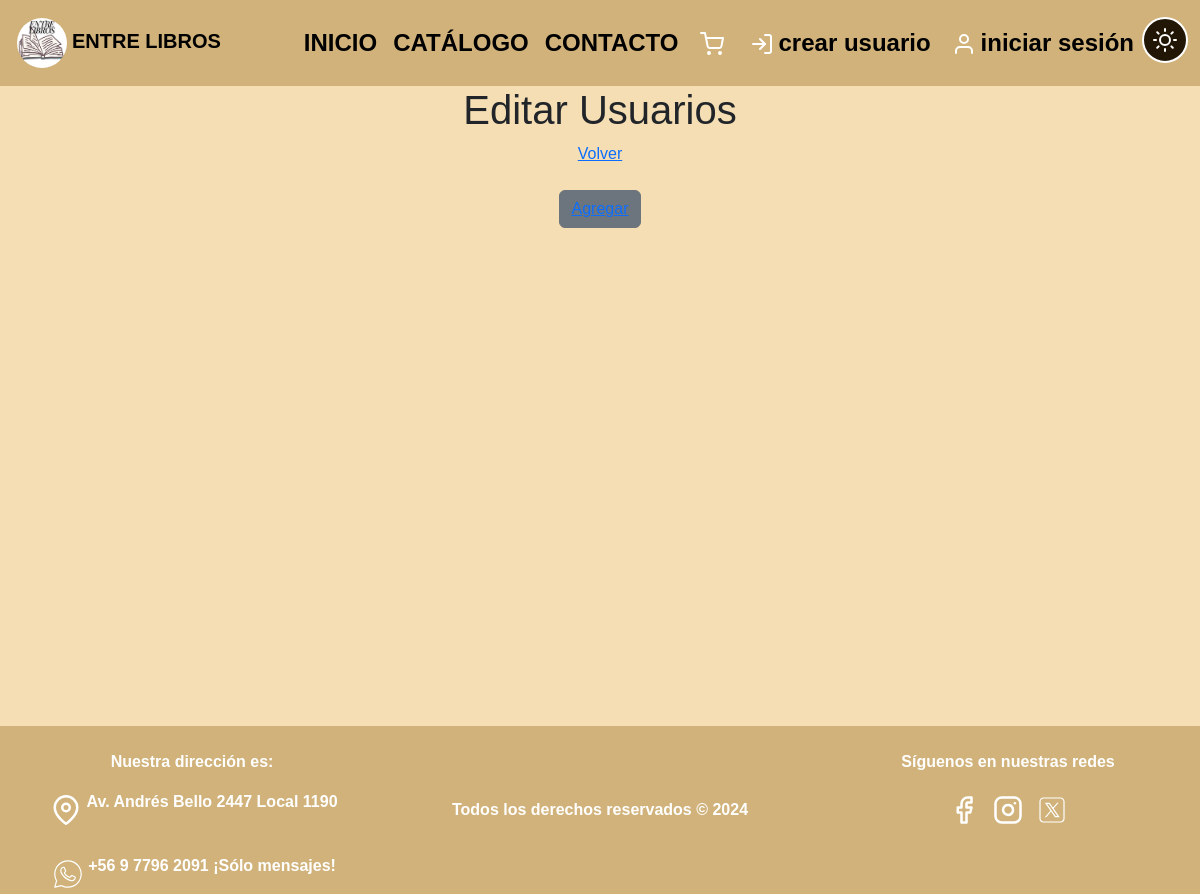
/entreLibros/crud_usuarios, run on an earlier commit of the app's database.
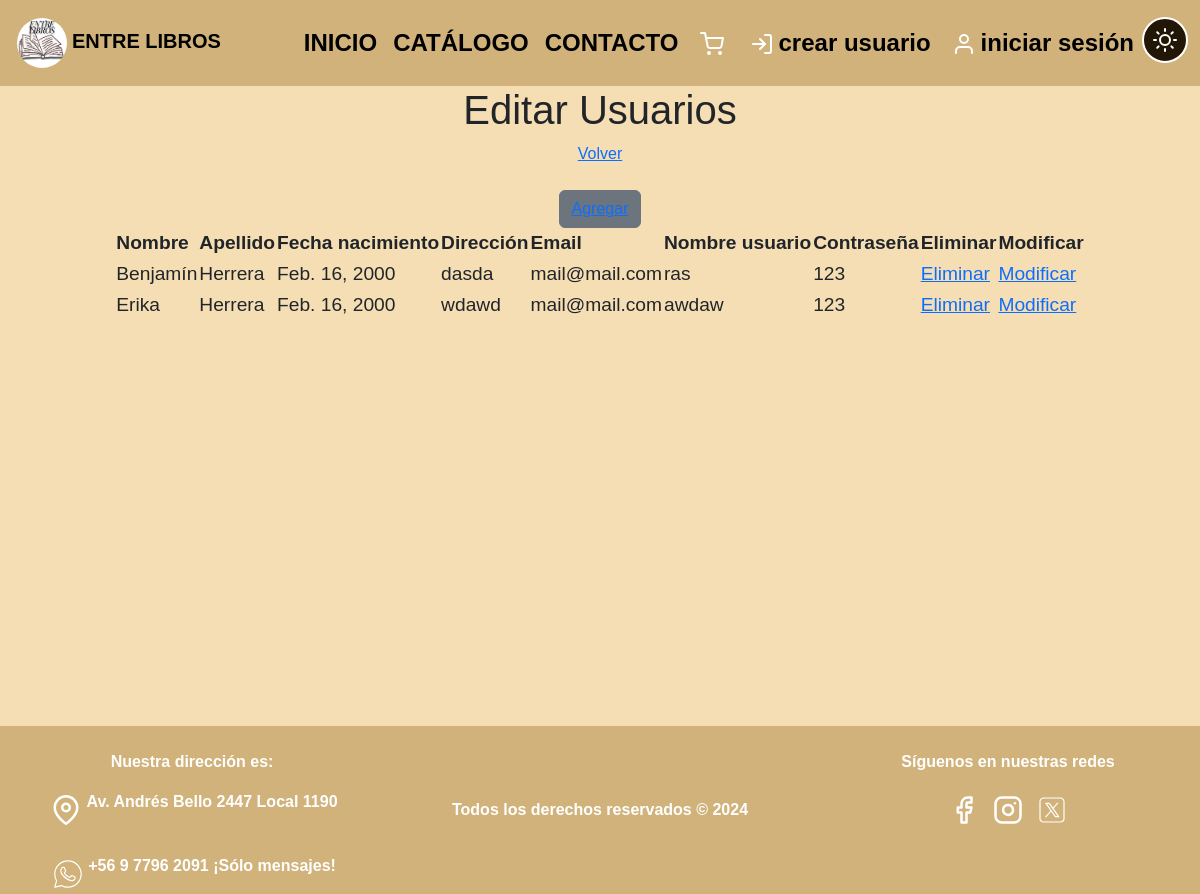
And on a later commit of the database.
### entreLibros/models.py (models this page shows, shortened)
class Usuario(models.Model):
    id_usuario      = models.AutoField(primary_key=True)
    nombre          = models.CharField(max_length=30)
    apellido        = models.CharField(max_length=30)
    fec_nac         = models.DateField(blank=False, null=False)
    direccion       = models.CharField(max_length=100)
    user_name       = models.CharField(max_length=20)
    correo          = models.EmailField(max_length=100)
    password        = models.CharField(max_length=100)

### entreLibros/views.py (the view)
# urls.py: path('crud_usuarios', views.crud_usuarios, name='crud_usuarios'),
def crud_usuarios(request):
    usuarios = Usuario.objects.all()
    context = {'usuarios': usuarios}
    print("Enviando datos usuarios_list")
    return render(request, 'entreLibros/usuarios_list.html', context)

### entreLibros/templates/entreLibros/usuarios_list.html (shortened to what the changed rows need)
<!DOCTYPE html>
<html lang="es">
  <head>
    {% load static %}
    <link rel="stylesheet" href="{% static 'CSS/style.css'%}" />
    <link rel="stylesheet" href="{% static 'CSS/styleCrud.css' %}" />
    <link
      href="https://cdn.jsdelivr.net/npm/bootstrap@5.3.3/dist/css/bootstrap.min.css"
      rel="stylesheet"
    />
  </head>
  <body>
    <div class="contenido">
      <h1>Editar Usuarios</h1>
      <br />
      <table>
        {% if usuarios %}
        <th>Nombre</th>
        <th>Apellido</th>
        <th>Fecha nacimiento</th>
        <th>Dirección</th>
        <th>Email</th>
        <th>Nombre usuario</th>
        <th>Contraseña</th>
        <th>Eliminar</th>
        <th>Modificar</th>
        {% for x in usuarios %}
        <tr>
          <td>{{ x.nombre }}</td>
          <td>{{x.apellido}}</td>
          <td>{{x.fec_nac}}</td>
          <td>{{x.direccion}}</td>
          <td>{{x.correo}}</td>
          <td>{{x.user_name}}</td>
          <td>{{x.password}}</td>
          <td>
            <a href="{% url 'usuarios_del' pk=x.id_usuario %}">Eliminar</a>
          </td>
          <td>
            <a href="{% url 'usuarios_edit' pk=x.id_usuario %}">Modificar</a>
          </td>
        </tr>
        {% endfor %} {% endif %}
      </table>
    </div>
  </body>
</html>

What changed in the data, as far as the page shows it:
added Usuario: nombre "Benjamín", apellido "Herrera", fec_nac "Feb. 16, 2000", direccion "dasda", correo "mail@mail.com", user_name "ras", password "123"
added Usuario: nombre "Erika", apellido "Herrera", fec_nac "Feb. 16, 2000", direccion "wdawd", correo "mail@mail.com", user_name "awdaw", password "123"
Also different on the page:
text now shown: "Nombre Apellido Fecha nacimiento Dirección Email Nombre usuario Contraseña Eliminar Modificar"
